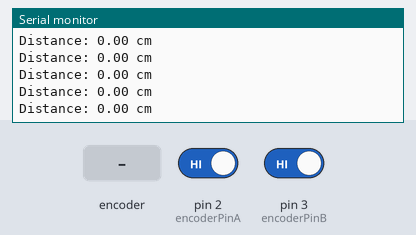
A sketch run on a simulated Arduino Uno, built with avr-gcc and run on an emulated ATmega328P. Parts: the last lines printed to the serial monitor. The test bench sets the inputs (shaded band); at power-on: pin 2 (encoderPinA) HIGH, pin 3 (encoderPinB) HIGH.

Above: at 1.2 s.
1.3 s: rotary encoder on pin 2 (encoderPinA) / pin 3 (encoderPinB) turned 1 step (first pin leading)
At 1.31 s:
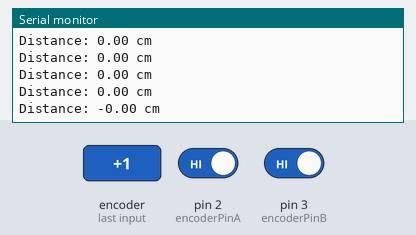
3.0 s: rotary encoder on pin 2 (encoderPinA) / pin 3 (encoderPinB) turned 1 step (first pin leading)
At 3.12 s:
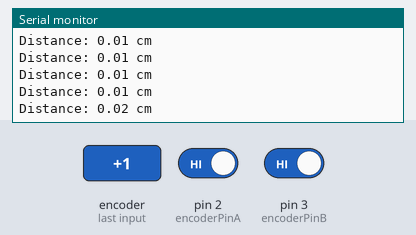
Timing chart, 0 to 6.0 s (numbered marks = the images above; inputs shaded):
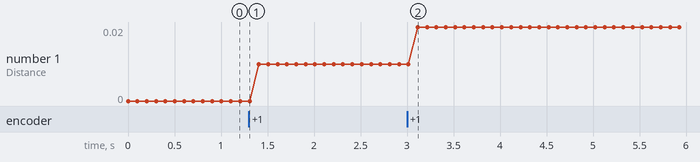

The sketch:

encoderTest.ino
```cpp
// Pin definitions
const int encoderPinA = 2; // Encoder A channel connected to pin 2
const int encoderPinB = 3; // Encoder B channel connected to pin 3

// Variables
volatile int encoderPosition = 0;
volatile int lastEncoded = 0;

const int pulsesPerRevolution = 8192; // Encoder pulses per revolution
const float wheelDiameter = 6.88;     // Diameter of the wheel in cm

// Calculate wheel circumference
const float wheelCircumference = PI * wheelDiameter;

// Calculate distance per pulse
const float distancePerPulse = wheelCircumference / pulsesPerRevolution;

void setup() {
  // Set up encoder pins as inputs
  pinMode(encoderPinA, INPUT);
  pinMode(encoderPinB, INPUT);

  // Enable pull-up resistors
  digitalWrite(encoderPinA, HIGH);
  digitalWrite(encoderPinB, HIGH);

  // Attach interrupts to the encoder pins
  attachInterrupt(digitalPinToInterrupt(encoderPinA), updateEncoder, CHANGE);
  attachInterrupt(digitalPinToInterrupt(encoderPinB), updateEncoder, CHANGE);

  // Start serial communication
  Serial.begin(9600);
}

void loop() {
  // Calculate the distance traveled in centimeters
  float distance = encoderPosition * distancePerPulse;

  // Print the distance
  Serial.print("Distance: ");
  Serial.print(distance);
  Serial.println(" cm");

  // Add a small delay to avoid flooding the serial output
  delay(100);
}

void updateEncoder() {
  int MSB = digitalRead(encoderPinA); // MSB = most significant bit
  int LSB = digitalRead(encoderPinB); // LSB = least significant bit

  int encoded = (MSB << 1) | LSB; // Combine the two values into a single integer
  int sum = (lastEncoded << 2) | encoded; // Calculate the difference
  lastEncoded = encoded;

  // Determine the direction and increment/decrement the position
  if (sum == 0b1101 || sum == 0b0100 || sum == 0b0010 || sum == 0b1011) encoderPosition++;
  if (sum == 0b1110 || sum == 0b0111 || sum == 0b0001 || sum == 0b1000) encoderPosition--;
}
```

Measured:
- after the input at 1.3 s, the serial monitor: prints a new line at once (image 1)
- after the input at 3.0 s, the serial monitor: prints a new line after 0.12 s (image 2)
- plotted number 1: 0 → 0.01 after the input at 1.3 s, 0.01 → 0.02 after the input at 3.0 s
